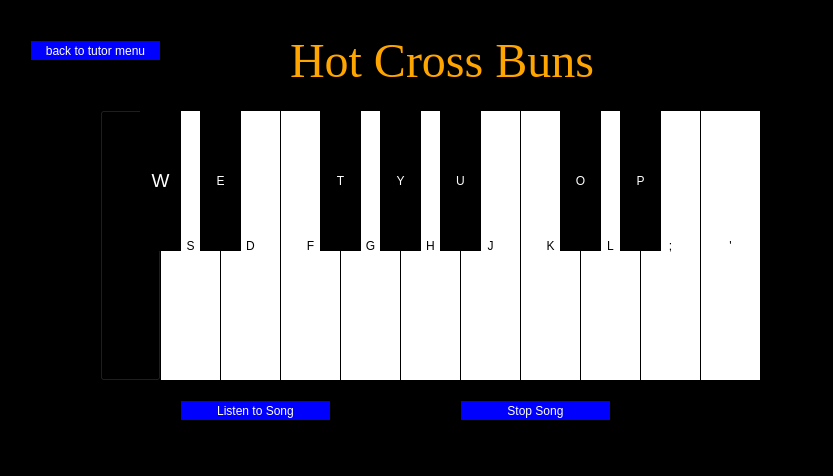
<?xml version="1.0" encoding="UTF-8"?>
<ui version="4.0">
 <class>hotTutor</class>
 <widget class="QMainWindow" name="hotTutor">
  <property name="geometry">
   <rect>
    <x>0</x>
    <y>0</y>
    <width>833</width>
    <height>476</height>
   </rect>
  </property>
  <property name="windowTitle">
   <string>TutorMode</string>
  </property>
  <property name="styleSheet">
   <string notr="true">background:black;</string>
  </property>
  <widget class="QWidget" name="centralwidget">
   <widget class="QPushButton" name="pushButton">
    <property name="geometry">
     <rect>
      <x>30</x>
      <y>40</y>
      <width>131</width>
      <height>21</height>
     </rect>
    </property>
    <property name="styleSheet">
     <string notr="true">QPushButton{
background:blue;
border: 1px solid black;
color:white;
}
</string>
    </property>
    <property name="text">
     <string>back to tutor menu</string>
    </property>
   </widget>
   <widget class="QPushButton" name="yButton">
    <property name="geometry">
     <rect>
      <x>380</x>
      <y>110</y>
      <width>41</width>
      <height>141</height>
     </rect>
    </property>
    <property name="styleSheet">
     <string notr="true">QPushButton{
background:black;
border: 1px solid black;
color:white;
}
QPushButton:pressed{
background: rgb(255,215,0);
}
QPushButton:checked{
background: rgb(255,215,0);
}</string>
    </property>
    <property name="text">
     <string>Y</string>
    </property>
    <property name="checkable">
     <bool>true</bool>
    </property>
   </widget>
   <widget class="QPushButton" name="aButton">
    <property name="geometry">
     <rect>
      <x>100</x>
      <y>110</y>
      <width>61</width>
      <height>271</height>
     </rect>
    </property>
    <property name="autoFillBackground">
     <bool>false</bool>
    </property>
    <property name="styleSheet">
     <string notr="true">QPushButton{
background:white;
border: 1px solid black;
}
QPushButton:pressed{
background: rgb(255,182,193);
}

QPushButton:checked{
background: rgb(255,182,193);
}
    
if (aButton-&gt;isOn())
       btnAbort-&gt;setPaletteBackgroundColor( QColor(255,182,193) );
else
       btnAbort-&gt;setPaletteBackgroundColor(
    this-&gt;paletteBackgroundColor() );
</string>
    </property>
    <property name="text">
     <string>A</string>
    </property>
    <property name="checkable">
     <bool>true</bool>
    </property>
    <property name="checked">
     <bool>false</bool>
    </property>
   </widget>
   <widget class="QPushButton" name="eButton">
    <property name="geometry">
     <rect>
      <x>200</x>
      <y>110</y>
      <width>41</width>
      <height>141</height>
     </rect>
    </property>
    <property name="styleSheet">
     <string notr="true">QPushButton{
background:black;
border: 1px solid black;
color:white;
}
QPushButton:pressed{
background: rgb(255,0,0);
}
QPushButton:checked{
background: rgb(255,0,0);
}</string>
    </property>
    <property name="text">
     <string>E</string>
    </property>
    <property name="checkable">
     <bool>true</bool>
    </property>
   </widget>
   <widget class="QPushButton" name="hButton">
    <property name="geometry">
     <rect>
      <x>400</x>
      <y>110</y>
      <width>61</width>
      <height>271</height>
     </rect>
    </property>
    <property name="styleSheet">
     <string notr="true">QPushButton{
background:white;
border: 1px solid black;
}
QPushButton:pressed{
background: rgb(113,198,113);
}
QPushButton:checked{
background: rgb(113,198,113);
}</string>
    </property>
    <property name="text">
     <string>H</string>
    </property>
    <property name="checkable">
     <bool>true</bool>
    </property>
   </widget>
   <widget class="QPushButton" name="apostButton">
    <property name="geometry">
     <rect>
      <x>700</x>
      <y>110</y>
      <width>61</width>
      <height>271</height>
     </rect>
    </property>
    <property name="styleSheet">
     <string notr="true">QPushButton{
background:white;
border: 1px solid black;
}
QPushButton:pressed{
background: rgb(75,0,130);
}
QPushButton:checked{
background: rgb(75,0,130);
}</string>
    </property>
    <property name="text">
     <string>'</string>
    </property>
    <property name="checkable">
     <bool>true</bool>
    </property>
   </widget>
   <widget class="QPushButton" name="sButton">
    <property name="geometry">
     <rect>
      <x>160</x>
      <y>110</y>
      <width>61</width>
      <height>271</height>
     </rect>
    </property>
    <property name="styleSheet">
     <string notr="true">QPushButton{
background:white;
border: 1px solid black;
}
QPushButton:pressed{
background: rgb(205,16,118);
}
QPushButton:checked{
background: rgb(205,16,118);
}</string>
    </property>
    <property name="text">
     <string>S</string>
    </property>
    <property name="checkable">
     <bool>true</bool>
    </property>
    <property name="checked">
     <bool>false</bool>
    </property>
   </widget>
   <widget class="QPushButton" name="semiButton">
    <property name="geometry">
     <rect>
      <x>640</x>
      <y>110</y>
      <width>61</width>
      <height>271</height>
     </rect>
    </property>
    <property name="styleSheet">
     <string notr="true">QPushButton{
background:white;
border: 1px solid black;
}
QPushButton:pressed{
background: rgb(255,0,255);
}
QPushButton:checked{
background: rgb(255,0,255);
}</string>
    </property>
    <property name="text">
     <string>;</string>
    </property>
    <property name="checkable">
     <bool>true</bool>
    </property>
   </widget>
   <widget class="QLabel" name="label">
    <property name="geometry">
     <rect>
      <x>290</x>
      <y>40</y>
      <width>321</width>
      <height>41</height>
     </rect>
    </property>
    <property name="font">
     <font>
      <family>Times New Roman</family>
      <pointsize>36</pointsize>
     </font>
    </property>
    <property name="styleSheet">
     <string notr="true">color:orange;</string>
    </property>
    <property name="text">
     <string>Hot Cross Buns</string>
    </property>
   </widget>
   <widget class="QPushButton" name="oButton">
    <property name="geometry">
     <rect>
      <x>560</x>
      <y>110</y>
      <width>41</width>
      <height>141</height>
     </rect>
    </property>
    <property name="styleSheet">
     <string notr="true">QPushButton{
background:black;
border: 1px solid black;
color:white;
}
QPushButton:pressed{
background: rgb(122,197,205);
}
QPushButton:checked{
background: rgb(122,197,205);
}</string>
    </property>
    <property name="text">
     <string>O</string>
    </property>
    <property name="checkable">
     <bool>true</bool>
    </property>
   </widget>
   <widget class="QPushButton" name="tButton">
    <property name="geometry">
     <rect>
      <x>320</x>
      <y>110</y>
      <width>41</width>
      <height>141</height>
     </rect>
    </property>
    <property name="styleSheet">
     <string notr="true">QPushButton{
background:black;
border: 1px solid black;
color:white;
}
QPushButton:pressed{
background: rgb(255,193,37);
}
QPushButton:checked{
background: rgb(255,193,37);
}</string>
    </property>
    <property name="text">
     <string>T</string>
    </property>
    <property name="checkable">
     <bool>true</bool>
    </property>
   </widget>
   <widget class="QPushButton" name="uButton">
    <property name="geometry">
     <rect>
      <x>440</x>
      <y>110</y>
      <width>41</width>
      <height>141</height>
     </rect>
    </property>
    <property name="styleSheet">
     <string notr="true">QPushButton{
background:black;
border: 1px solid black;
color:white;
}
QPushButton:pressed{
background: rgb(0,139,69);
}
QPushButton:checked{
background: rgb(0,139,69);
}</string>
    </property>
    <property name="text">
     <string>U</string>
    </property>
    <property name="checkable">
     <bool>true</bool>
    </property>
   </widget>
   <widget class="QPushButton" name="pButton">
    <property name="geometry">
     <rect>
      <x>620</x>
      <y>110</y>
      <width>41</width>
      <height>141</height>
     </rect>
    </property>
    <property name="styleSheet">
     <string notr="true">QPushButton{
background:black;
border: 1px solid black;
color:white;
}
QPushButton:pressed{
background: rgb(16,78,139);
}
QPushButton:checked{
background: rgb(16,78,139);
}</string>
    </property>
    <property name="text">
     <string>P</string>
    </property>
    <property name="checkable">
     <bool>true</bool>
    </property>
   </widget>
   <widget class="QPushButton" name="gButton">
    <property name="geometry">
     <rect>
      <x>340</x>
      <y>110</y>
      <width>61</width>
      <height>271</height>
     </rect>
    </property>
    <property name="styleSheet">
     <string notr="true">QPushButton{
background:white;
border: 1px solid black;
}
QPushButton:pressed{
background: rgb(255,255,0);
}
QPushButton:checked{
background: rgb(255,255,0);
}</string>
    </property>
    <property name="text">
     <string>G</string>
    </property>
    <property name="checkable">
     <bool>true</bool>
    </property>
   </widget>
   <widget class="QPushButton" name="wButton">
    <property name="geometry">
     <rect>
      <x>140</x>
      <y>110</y>
      <width>41</width>
      <height>141</height>
     </rect>
    </property>
    <property name="font">
     <font>
      <pointsize>14</pointsize>
     </font>
    </property>
    <property name="styleSheet">
     <string notr="true">QPushButton{
background:black;
border: 1px solid black;
color:white;
}
QPushButton:pressed{
background: rgb(255,130,171);
}
QPushButton:checked{
background: rgb(255,130,171);
}</string>
    </property>
    <property name="text">
     <string>W</string>
    </property>
    <property name="checkable">
     <bool>true</bool>
    </property>
   </widget>
   <widget class="QPushButton" name="fButton">
    <property name="geometry">
     <rect>
      <x>280</x>
      <y>110</y>
      <width>61</width>
      <height>271</height>
     </rect>
    </property>
    <property name="styleSheet">
     <string notr="true">QPushButton{
background:white;
border: 1px solid black;
}
QPushButton:pressed{
background: rgb(255,128,0);
}
QPushButton:checked{
background: rgb(255,128,0);
}</string>
    </property>
    <property name="text">
     <string>F</string>
    </property>
    <property name="checkable">
     <bool>true</bool>
    </property>
   </widget>
   <widget class="QPushButton" name="jButton">
    <property name="geometry">
     <rect>
      <x>460</x>
      <y>110</y>
      <width>61</width>
      <height>271</height>
     </rect>
    </property>
    <property name="styleSheet">
     <string notr="true">QPushButton{
background:white;
border: 1px solid black;
}
QPushButton:pressed{
background: rgb(0,100,0);
}
QPushButton:checked{
background: rgb(0,100,0);
}</string>
    </property>
    <property name="text">
     <string>J</string>
    </property>
    <property name="checkable">
     <bool>true</bool>
    </property>
   </widget>
   <widget class="QPushButton" name="lButton">
    <property name="geometry">
     <rect>
      <x>580</x>
      <y>110</y>
      <width>61</width>
      <height>271</height>
     </rect>
    </property>
    <property name="styleSheet">
     <string notr="true">QPushButton{
background:white;
border: 1px solid black;
}
QPushButton:pressed{
background: rgb(30,144,255);
}
QPushButton:checked{
background: rgb(30,144,255);
}</string>
    </property>
    <property name="text">
     <string>L</string>
    </property>
    <property name="checkable">
     <bool>true</bool>
    </property>
   </widget>
   <widget class="QPushButton" name="dButton">
    <property name="geometry">
     <rect>
      <x>220</x>
      <y>110</y>
      <width>61</width>
      <height>271</height>
     </rect>
    </property>
    <property name="styleSheet">
     <string notr="true">QPushButton{
background:white;
border: 1px solid black;
}
QPushButton:pressed{
background: rgb(205,55,0);
}
QPushButton:checked{
background: rgb(205,55,0);
}</string>
    </property>
    <property name="text">
     <string>D</string>
    </property>
    <property name="checkable">
     <bool>true</bool>
    </property>
   </widget>
   <widget class="QPushButton" name="kButton">
    <property name="geometry">
     <rect>
      <x>520</x>
      <y>110</y>
      <width>61</width>
      <height>271</height>
     </rect>
    </property>
    <property name="styleSheet">
     <string notr="true">QPushButton{
background:white;
border: 1px solid black;
}
QPushButton:pressed{
background: rgb(0,255,255);
}
QPushButton:checked{
background: rgb(0,255,255);
}</string>
    </property>
    <property name="text">
     <string>K</string>
    </property>
    <property name="checkable">
     <bool>true</bool>
    </property>
   </widget>
   <widget class="QPushButton" name="playSong">
    <property name="geometry">
     <rect>
      <x>180</x>
      <y>400</y>
      <width>151</width>
      <height>21</height>
     </rect>
    </property>
    <property name="styleSheet">
     <string notr="true">QPushButton{
background:blue;
border: 1px solid black;
color:white;
}</string>
    </property>
    <property name="text">
     <string>Listen to Song</string>
    </property>
   </widget>
   <widget class="QPushButton" name="stopSong">
    <property name="geometry">
     <rect>
      <x>460</x>
      <y>400</y>
      <width>151</width>
      <height>21</height>
     </rect>
    </property>
    <property name="styleSheet">
     <string notr="true">QPushButton{
background:blue;
border: 1px solid black;
color:white;
}</string>
    </property>
    <property name="text">
     <string>Stop Song</string>
    </property>
   </widget>
   <zorder>pushButton</zorder>
   <zorder>aButton</zorder>
   <zorder>hButton</zorder>
   <zorder>apostButton</zorder>
   <zorder>sButton</zorder>
   <zorder>semiButton</zorder>
   <zorder>label</zorder>
   <zorder>gButton</zorder>
   <zorder>fButton</zorder>
   <zorder>jButton</zorder>
   <zorder>lButton</zorder>
   <zorder>dButton</zorder>
   <zorder>kButton</zorder>
   <zorder>playSong</zorder>
   <zorder>stopSong</zorder>
   <zorder>eButton</zorder>
   <zorder>uButton</zorder>
   <zorder>wButton</zorder>
   <zorder>oButton</zorder>
   <zorder>tButton</zorder>
   <zorder>pButton</zorder>
   <zorder>yButton</zorder>
  </widget>
  <widget class="QMenuBar" name="menubar">
   <property name="geometry">
    <rect>
     <x>0</x>
     <y>0</y>
     <width>833</width>
     <height>22</height>
    </rect>
   </property>
  </widget>
  <widget class="QStatusBar" name="statusbar"/>
 </widget>
 <resources/>
 <connections>
  <connection>
   <sender>pushButton</sender>
   <signal>clicked()</signal>
   <receiver>hotTutor</receiver>
   <slot>close()</slot>
   <hints>
    <hint type="sourcelabel">
     <x>143</x>
     <y>71</y>
    </hint>
    <hint type="destinationlabel">
     <x>251</x>
     <y>64</y>
    </hint>
   </hints>
  </connection>
  <connection>
   <sender>playSong</sender>
   <signal>clicked()</signal>
   <receiver>hotTutor</receiver>
   <slot>playSong()</slot>
   <hints>
    <hint type="sourcelabel">
     <x>251</x>
     <y>434</y>
    </hint>
    <hint type="destinationlabel">
     <x>370</x>
     <y>422</y>
    </hint>
   </hints>
  </connection>
  <connection>
   <sender>stopSong</sender>
   <signal>clicked()</signal>
   <receiver>hotTutor</receiver>
   <slot>stopSong()</slot>
   <hints>
    <hint type="sourcelabel">
     <x>535</x>
     <y>425</y>
    </hint>
    <hint type="destinationlabel">
     <x>723</x>
     <y>419</y>
    </hint>
   </hints>
  </connection>
 </connections>
 <slots>
  <slot>playSong()</slot>
  <slot>stopSong()</slot>
 </slots>
</ui>
